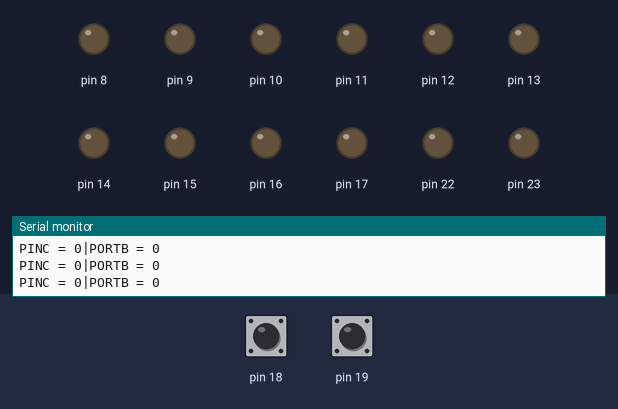
This sketch was run on a simulated Arduino Uno, built with avr-gcc and run on an emulated ATmega328P. Shown: output pins drawn as LEDs (lit = HIGH), the last lines printed to the serial monitor. Dashed ring = blinking. The test bench sets the inputs (shaded band); at power-on: pin 18 LOW, pin 19 LOW.

Above: at 1.2 s.
1.3 s: pin 18 driven HIGH
At 2.5 s:
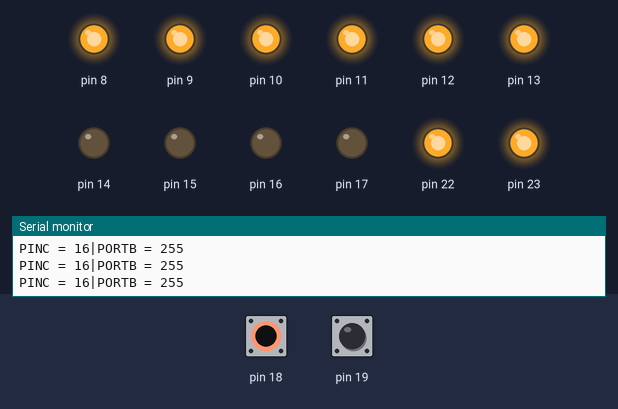
2.8 s: pin 18 driven LOW
At 3.8 s:
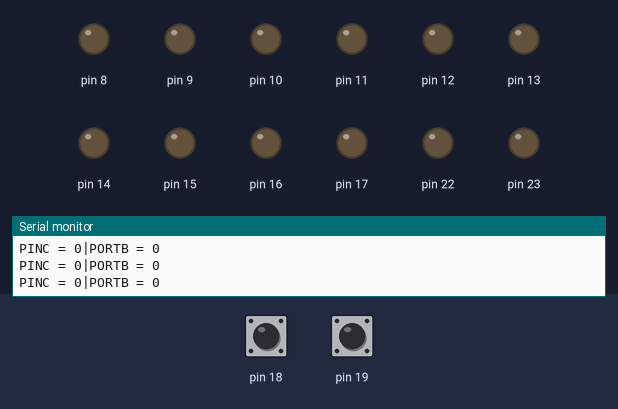
5.8 s: pin 19 driven HIGH
At 7.0 s:
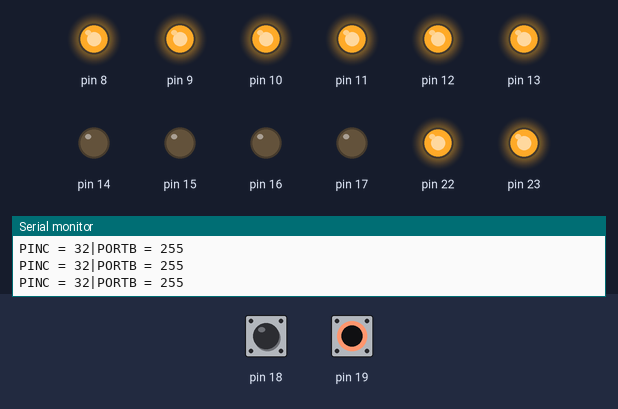
7.3 s: pin 19 driven LOW
At 8.5 s:
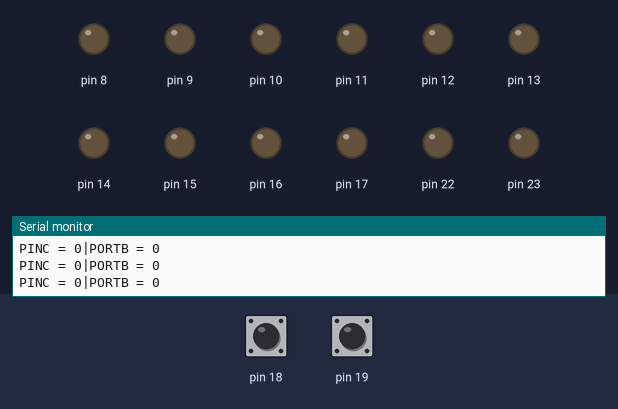
10.3 s: pin 18 pulsed HIGH 2 times (0.12 s each, 0.3 s apart)
At 10.67 s:
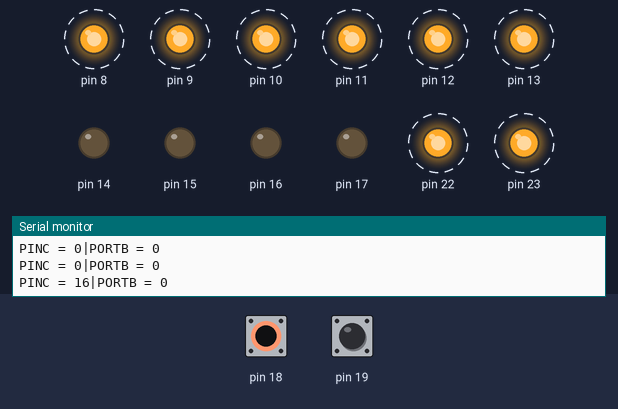
13.9 s: pin 19 pulsed HIGH 5 times (0.12 s each, 0.3 s apart)
At 16.4 s:
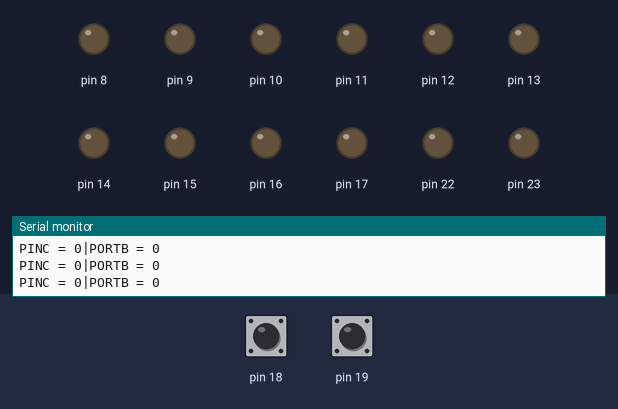
Timing chart, 0 to 17.9 s (numbered marks = the images above; inputs shaded):
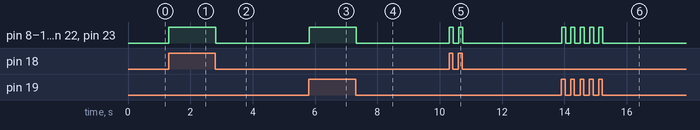

Measured:
- after the input at 1.3 s, pin 8–13, pin 22, pin 23: LOW → HIGH at once
- after the input at 2.8 s, pin 8–13, pin 22, pin 23: HIGH → LOW at once
- after the input at 5.8 s, pin 8–13, pin 22, pin 23: LOW → HIGH at once
- after the input at 7.3 s, pin 8–13, pin 22, pin 23: HIGH → LOW at once
- after the input at 10.3 s, pin 8–13, pin 22, pin 23: alternates HIGH for 0.12 s and LOW for 0.19 s, 4 changes in all, then stays LOW, starting at once
- after the input at 13.9 s, pin 8–13, pin 22, pin 23: alternates HIGH for 0.12 s and LOW for 0.18 s, 10 changes in all, then stays LOW, starting at once

The sketch:

threeTriLEDs.ino
```cpp
#include <triColorLED.h>

triColorLED tCLObj;
//byte REXCommands[20] = {4,2,0,9,0,1,7,6,3,0,1,2,3,4,5,6,7,8,9};
byte REXCommand;
byte LEDCommand;

void setup()
{
  DDRB = 0xff;
  DDRC = 0b00001111;
  Serial.begin(9600);
  tCLObj.generateGrid();
}

void loop()
{
  /*
  for (int iCommand = 0;iCommand < 20;iCommand++)
  {
    LEDCommand = tCLObj.getState(REXCommands[iCommand]);
    PORTB = LEDCommand;
    Serial.print("Rex Command = ");
    Serial.print(REXCommands[iCommand]);
    Serial.print("|LED Command = ");
    Serial.print(LEDCommand);
    Serial.print("|PORTB = ");
    Serial.println(PORTB);
    delay(1000);

  }
  */
  REXCommand = PINC;
  LEDCommand = tCLObj.getState(REXCommand);
  PORTB = LEDCommand;
  Serial.print("PINC = ");
  Serial.print(PINC);
  Serial.print("|PORTB = ");
  Serial.println(LEDCommand);

}
```
